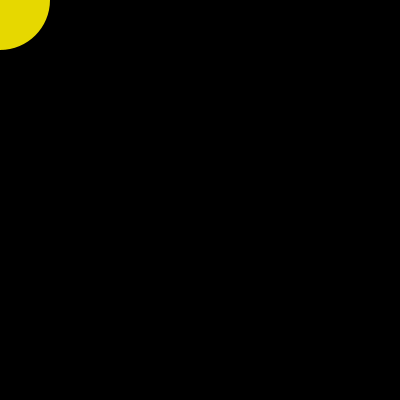
Frame 1 (no input)
Frame 60 (the mouse pressed at the canvas centre just before this capture): identical to frame 1, image omitted
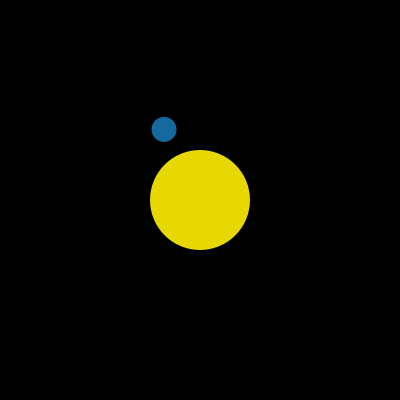
Frame 120 (the mouse held since frame 60 and released just before this capture)

The Processing sketch that drew these frames (run headless with seeded random() and noise(); from frame 60 on, the mouse is pressed at the canvas centre):

// Processing sketch: processing_186591
// ── processing_186591.pde

int moveX=1;
int moveY=1;
  
void setup(){
  size(400,400);
  noStroke();
  noCursor();
  }
  
  
void draw(){

  sun();
earth();
}
  
  void sun(){
   background(0);
  fill(255,240,0,230);
    ellipse(mouseX,mouseY, 100,100);
  
  }
  
 
  void earth(){
     pushMatrix();
  translate(mouseX,mouseY);
  rotate(moveX*radians(millis()/3));
  noStroke();
 fill(20,105,159,255);
 ellipse(moveX+50,moveY+50,25,25);
popMatrix();
 
}
    void mousePressed(){ moveX+=5;moveY+=5; }
  
    
